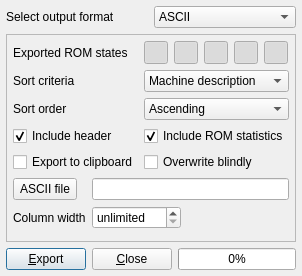
<?xml version="1.0" encoding="UTF-8"?>
<ui version="4.0">
 <author>R. Reucher</author>
 <class>ROMStatusExporter</class>
 <widget class="QDialog" name="ROMStatusExporter">
  <property name="geometry">
   <rect>
    <x>0</x>
    <y>0</y>
    <width>295</width>
    <height>276</height>
   </rect>
  </property>
  <property name="windowTitle">
   <string>ROM status export</string>
  </property>
  <layout class="QGridLayout" name="gridLayout_5">
   <item row="0" column="0">
    <layout class="QHBoxLayout" name="horizontalLayout_2">
     <item>
      <widget class="QLabel" name="labelOutputFormat">
       <property name="text">
        <string>Select output format</string>
       </property>
      </widget>
     </item>
     <item>
      <widget class="QComboBox" name="comboBoxOutputFormat">
       <property name="sizePolicy">
        <sizepolicy hsizetype="Preferred" vsizetype="Minimum">
         <horstretch>0</horstretch>
         <verstretch>0</verstretch>
        </sizepolicy>
       </property>
       <property name="toolTip">
        <string>Select output format</string>
       </property>
       <item>
        <property name="text">
         <string>ASCII</string>
        </property>
       </item>
       <item>
        <property name="text">
         <string>CSV</string>
        </property>
       </item>
       <item>
        <property name="text">
         <string>HTML</string>
        </property>
       </item>
      </widget>
     </item>
    </layout>
   </item>
   <item row="1" column="0">
    <widget class="QFrame" name="frameExportParams">
     <property name="frameShape">
      <enum>QFrame::StyledPanel</enum>
     </property>
     <layout class="QGridLayout" name="gridLayout_4">
      <item row="0" column="0">
       <widget class="QLabel" name="label">
        <property name="sizePolicy">
         <sizepolicy hsizetype="Minimum" vsizetype="Preferred">
          <horstretch>0</horstretch>
          <verstretch>0</verstretch>
         </sizepolicy>
        </property>
        <property name="text">
         <string>Exported ROM states</string>
        </property>
       </widget>
      </item>
      <item row="0" column="1">
       <layout class="QHBoxLayout" name="horizontalLayout_3">
        <item>
         <widget class="QToolButton" name="toolButtonExportC">
          <property name="toolTip">
           <string>Export ROM state C (correct)?</string>
          </property>
          <property name="icon">
           <iconset resource="qmc2.qrc">
            <normaloff>:/data/img/sphere_green.png</normaloff>:/data/img/sphere_green.png</iconset>
          </property>
          <property name="checkable">
           <bool>true</bool>
          </property>
          <property name="checked">
           <bool>true</bool>
          </property>
         </widget>
        </item>
        <item>
         <widget class="QToolButton" name="toolButtonExportM">
          <property name="toolTip">
           <string>Export ROM state M (mostly correct)?</string>
          </property>
          <property name="icon">
           <iconset resource="qmc2.qrc">
            <normaloff>:/data/img/sphere_yellowgreen.png</normaloff>:/data/img/sphere_yellowgreen.png</iconset>
          </property>
          <property name="checkable">
           <bool>true</bool>
          </property>
          <property name="checked">
           <bool>true</bool>
          </property>
         </widget>
        </item>
        <item>
         <widget class="QToolButton" name="toolButtonExportI">
          <property name="toolTip">
           <string>Export ROM state I (incorrect)?</string>
          </property>
          <property name="icon">
           <iconset resource="qmc2.qrc">
            <normaloff>:/data/img/sphere_red.png</normaloff>:/data/img/sphere_red.png</iconset>
          </property>
          <property name="checkable">
           <bool>true</bool>
          </property>
          <property name="checked">
           <bool>true</bool>
          </property>
         </widget>
        </item>
        <item>
         <widget class="QToolButton" name="toolButtonExportN">
          <property name="toolTip">
           <string>Export ROM state N (not found)?</string>
          </property>
          <property name="icon">
           <iconset resource="qmc2.qrc">
            <normaloff>:/data/img/sphere_grey.png</normaloff>:/data/img/sphere_grey.png</iconset>
          </property>
          <property name="checkable">
           <bool>true</bool>
          </property>
          <property name="checked">
           <bool>true</bool>
          </property>
         </widget>
        </item>
        <item>
         <widget class="QToolButton" name="toolButtonExportU">
          <property name="toolTip">
           <string>Export ROM state U (unknown)?</string>
          </property>
          <property name="icon">
           <iconset resource="qmc2.qrc">
            <normaloff>:/data/img/sphere_blue.png</normaloff>:/data/img/sphere_blue.png</iconset>
          </property>
          <property name="checkable">
           <bool>true</bool>
          </property>
          <property name="checked">
           <bool>true</bool>
          </property>
         </widget>
        </item>
        <item>
         <spacer name="horizontalSpacer_2">
          <property name="orientation">
           <enum>Qt::Horizontal</enum>
          </property>
          <property name="sizeHint" stdset="0">
           <size>
            <width>40</width>
            <height>20</height>
           </size>
          </property>
         </spacer>
        </item>
       </layout>
      </item>
      <item row="1" column="0">
       <widget class="QLabel" name="labelSortCriteria">
        <property name="text">
         <string>Sort criteria</string>
        </property>
       </widget>
      </item>
      <item row="1" column="1">
       <widget class="QComboBox" name="comboBoxSortCriteria">
        <property name="sizePolicy">
         <sizepolicy hsizetype="Preferred" vsizetype="Minimum">
          <horstretch>0</horstretch>
          <verstretch>0</verstretch>
         </sizepolicy>
        </property>
        <property name="toolTip">
         <string>Select sort criteria</string>
        </property>
        <item>
         <property name="text">
          <string>Machine description</string>
         </property>
        </item>
        <item>
         <property name="text">
          <string>ROM status</string>
         </property>
        </item>
        <item>
         <property name="text">
          <string>Year</string>
         </property>
        </item>
        <item>
         <property name="text">
          <string>Manufacturer</string>
         </property>
        </item>
        <item>
         <property name="text">
          <string>Machine name</string>
         </property>
        </item>
        <item>
         <property name="text">
          <string>ROM types</string>
         </property>
        </item>
        <item>
         <property name="text">
          <string>Players</string>
         </property>
        </item>
        <item>
         <property name="text">
          <string>Driver status</string>
         </property>
        </item>
       </widget>
      </item>
      <item row="2" column="0">
       <widget class="QLabel" name="labelSortOrder">
        <property name="text">
         <string>Sort order</string>
        </property>
       </widget>
      </item>
      <item row="2" column="1">
       <widget class="QComboBox" name="comboBoxSortOrder">
        <property name="sizePolicy">
         <sizepolicy hsizetype="Preferred" vsizetype="Minimum">
          <horstretch>0</horstretch>
          <verstretch>0</verstretch>
         </sizepolicy>
        </property>
        <property name="toolTip">
         <string>Select sort order</string>
        </property>
        <item>
         <property name="text">
          <string>Ascending</string>
         </property>
         <property name="icon">
          <iconset resource="qmc2.qrc">
           <normaloff>:/data/img/up_action.png</normaloff>:/data/img/up_action.png</iconset>
         </property>
        </item>
        <item>
         <property name="text">
          <string>Descending</string>
         </property>
         <property name="icon">
          <iconset resource="qmc2.qrc">
           <normaloff>:/data/img/down_action.png</normaloff>:/data/img/down_action.png</iconset>
         </property>
        </item>
       </widget>
      </item>
      <item row="3" column="0">
       <widget class="QCheckBox" name="checkBoxIncludeHeader">
        <property name="toolTip">
         <string>Include some header information in export</string>
        </property>
        <property name="text">
         <string>Include header</string>
        </property>
        <property name="checked">
         <bool>true</bool>
        </property>
       </widget>
      </item>
      <item row="3" column="1">
       <widget class="QCheckBox" name="checkBoxIncludeStatistics">
        <property name="toolTip">
         <string>Include statistical overview of the ROM state in export</string>
        </property>
        <property name="text">
         <string>Include ROM statistics</string>
        </property>
        <property name="checked">
         <bool>true</bool>
        </property>
       </widget>
      </item>
      <item row="4" column="0">
       <widget class="QCheckBox" name="checkBoxExportToClipboard">
        <property name="toolTip">
         <string>Export to the system clipboard instead of a file</string>
        </property>
        <property name="text">
         <string>Export to clipboard</string>
        </property>
        <property name="checked">
         <bool>false</bool>
        </property>
       </widget>
      </item>
      <item row="4" column="1">
       <widget class="QCheckBox" name="checkBoxOverwriteBlindly">
        <property name="toolTip">
         <string>Overwrite existing files without asking what to do</string>
        </property>
        <property name="text">
         <string>Overwrite blindly</string>
        </property>
        <property name="checked">
         <bool>false</bool>
        </property>
       </widget>
      </item>
      <item row="5" column="0" colspan="2">
       <widget class="QStackedWidget" name="stackedWidgetOutputParams">
        <property name="currentIndex">
         <number>0</number>
        </property>
        <widget class="QWidget" name="pageASCII">
         <layout class="QGridLayout" name="gridLayout_7">
          <property name="margin">
           <number>0</number>
          </property>
          <item row="0" column="0">
           <layout class="QGridLayout" name="gridLayout">
            <item row="0" column="0">
             <widget class="QToolButton" name="toolButtonBrowseASCIIFile">
              <property name="sizePolicy">
               <sizepolicy hsizetype="Fixed" vsizetype="Minimum">
                <horstretch>0</horstretch>
                <verstretch>0</verstretch>
               </sizepolicy>
              </property>
              <property name="toolTip">
               <string>Browse ASCII export file</string>
              </property>
              <property name="text">
               <string>ASCII file</string>
              </property>
              <property name="icon">
               <iconset resource="qmc2.qrc">
                <normaloff>:/data/img/fileopen.png</normaloff>:/data/img/fileopen.png</iconset>
              </property>
              <property name="toolButtonStyle">
               <enum>Qt::ToolButtonTextBesideIcon</enum>
              </property>
             </widget>
            </item>
            <item row="0" column="1" colspan="2">
             <widget class="QLineEdit" name="lineEditASCIIFile">
              <property name="sizePolicy">
               <sizepolicy hsizetype="Expanding" vsizetype="Minimum">
                <horstretch>0</horstretch>
                <verstretch>0</verstretch>
               </sizepolicy>
              </property>
              <property name="toolTip">
               <string>ASCII export file</string>
              </property>
             </widget>
            </item>
            <item row="1" column="0">
             <widget class="QLabel" name="labelASCIIColumnWidth">
              <property name="text">
               <string>Column width</string>
              </property>
             </widget>
            </item>
            <item row="2" column="0" colspan="3">
             <spacer name="verticalSpacer">
              <property name="orientation">
               <enum>Qt::Vertical</enum>
              </property>
              <property name="sizeHint" stdset="0">
               <size>
                <width>20</width>
                <height>26</height>
               </size>
              </property>
             </spacer>
            </item>
            <item row="1" column="1" colspan="2">
             <layout class="QHBoxLayout" name="horizontalLayout_4">
              <item>
               <widget class="QSpinBox" name="spinBoxASCIIColumnWidth">
                <property name="enabled">
                 <bool>true</bool>
                </property>
                <property name="sizePolicy">
                 <sizepolicy hsizetype="MinimumExpanding" vsizetype="Fixed">
                  <horstretch>0</horstretch>
                  <verstretch>0</verstretch>
                 </sizepolicy>
                </property>
                <property name="toolTip">
                 <string>Maximum column width for ASCII export (0 = unlimited)</string>
                </property>
                <property name="specialValueText">
                 <string>unlimited</string>
                </property>
                <property name="maximum">
                 <number>99999</number>
                </property>
                <property name="value">
                 <number>0</number>
                </property>
               </widget>
              </item>
              <item>
               <spacer name="horizontalSpacer_5">
                <property name="orientation">
                 <enum>Qt::Horizontal</enum>
                </property>
                <property name="sizeHint" stdset="0">
                 <size>
                  <width>108</width>
                  <height>19</height>
                 </size>
                </property>
               </spacer>
              </item>
             </layout>
            </item>
           </layout>
          </item>
         </layout>
        </widget>
        <widget class="QWidget" name="pageCSV">
         <layout class="QGridLayout" name="gridLayout_6">
          <property name="margin">
           <number>0</number>
          </property>
          <item row="0" column="0">
           <layout class="QGridLayout" name="gridLayout_2">
            <item row="0" column="0">
             <widget class="QToolButton" name="toolButtonBrowseCSVFile">
              <property name="sizePolicy">
               <sizepolicy hsizetype="Fixed" vsizetype="Minimum">
                <horstretch>0</horstretch>
                <verstretch>0</verstretch>
               </sizepolicy>
              </property>
              <property name="toolTip">
               <string>Browse CSV export file</string>
              </property>
              <property name="text">
               <string>CSV file</string>
              </property>
              <property name="icon">
               <iconset resource="qmc2.qrc">
                <normaloff>:/data/img/fileopen.png</normaloff>:/data/img/fileopen.png</iconset>
              </property>
              <property name="toolButtonStyle">
               <enum>Qt::ToolButtonTextBesideIcon</enum>
              </property>
             </widget>
            </item>
            <item row="0" column="1" colspan="5">
             <widget class="QLineEdit" name="lineEditCSVFile">
              <property name="sizePolicy">
               <sizepolicy hsizetype="Expanding" vsizetype="Minimum">
                <horstretch>0</horstretch>
                <verstretch>0</verstretch>
               </sizepolicy>
              </property>
              <property name="toolTip">
               <string>CSV export file</string>
              </property>
             </widget>
            </item>
            <item row="1" column="0">
             <widget class="QLabel" name="labelCSVSeparator">
              <property name="text">
               <string>Separator</string>
              </property>
             </widget>
            </item>
            <item row="2" column="0" colspan="6">
             <spacer name="verticalSpacer_2">
              <property name="orientation">
               <enum>Qt::Vertical</enum>
              </property>
              <property name="sizeHint" stdset="0">
               <size>
                <width>17</width>
                <height>63</height>
               </size>
              </property>
             </spacer>
            </item>
            <item row="1" column="1">
             <widget class="QLineEdit" name="lineEditCSVSeparator">
              <property name="enabled">
               <bool>true</bool>
              </property>
              <property name="sizePolicy">
               <sizepolicy hsizetype="Maximum" vsizetype="Fixed">
                <horstretch>0</horstretch>
                <verstretch>0</verstretch>
               </sizepolicy>
              </property>
              <property name="minimumSize">
               <size>
                <width>30</width>
                <height>0</height>
               </size>
              </property>
              <property name="maximumSize">
               <size>
                <width>30</width>
                <height>16777215</height>
               </size>
              </property>
              <property name="toolTip">
               <string>Field separator for CSV export</string>
              </property>
              <property name="text">
               <string>;</string>
              </property>
              <property name="maxLength">
               <number>1</number>
              </property>
              <property name="alignment">
               <set>Qt::AlignHCenter</set>
              </property>
             </widget>
            </item>
            <item row="1" column="3">
             <widget class="QLabel" name="labelCSVDelimiter">
              <property name="text">
               <string>Delimiter</string>
              </property>
             </widget>
            </item>
            <item row="1" column="4">
             <widget class="QLineEdit" name="lineEditCSVDelimiter">
              <property name="enabled">
               <bool>true</bool>
              </property>
              <property name="sizePolicy">
               <sizepolicy hsizetype="Maximum" vsizetype="Fixed">
                <horstretch>0</horstretch>
                <verstretch>0</verstretch>
               </sizepolicy>
              </property>
              <property name="minimumSize">
               <size>
                <width>30</width>
                <height>0</height>
               </size>
              </property>
              <property name="maximumSize">
               <size>
                <width>30</width>
                <height>16777215</height>
               </size>
              </property>
              <property name="toolTip">
               <string>Text delimiter for CSV export</string>
              </property>
              <property name="text">
               <string>&quot;</string>
              </property>
              <property name="maxLength">
               <number>1</number>
              </property>
              <property name="alignment">
               <set>Qt::AlignHCenter</set>
              </property>
             </widget>
            </item>
            <item row="1" column="2">
             <spacer name="horizontalSpacer">
              <property name="orientation">
               <enum>Qt::Horizontal</enum>
              </property>
              <property name="sizeHint" stdset="0">
               <size>
                <width>0</width>
                <height>20</height>
               </size>
              </property>
             </spacer>
            </item>
            <item row="1" column="5">
             <spacer name="horizontalSpacer_3">
              <property name="orientation">
               <enum>Qt::Horizontal</enum>
              </property>
              <property name="sizeHint" stdset="0">
               <size>
                <width>0</width>
                <height>20</height>
               </size>
              </property>
             </spacer>
            </item>
           </layout>
          </item>
         </layout>
        </widget>
        <widget class="QWidget" name="pageHTML">
         <layout class="QGridLayout" name="gridLayout_8">
          <property name="margin">
           <number>0</number>
          </property>
          <item row="0" column="0">
           <layout class="QGridLayout" name="gridLayout_3">
            <item row="0" column="0">
             <widget class="QToolButton" name="toolButtonBrowseHTMLFile">
              <property name="sizePolicy">
               <sizepolicy hsizetype="Fixed" vsizetype="Minimum">
                <horstretch>0</horstretch>
                <verstretch>0</verstretch>
               </sizepolicy>
              </property>
              <property name="toolTip">
               <string>Browse HTML export file</string>
              </property>
              <property name="text">
               <string>HTML file</string>
              </property>
              <property name="icon">
               <iconset resource="qmc2.qrc">
                <normaloff>:/data/img/fileopen.png</normaloff>:/data/img/fileopen.png</iconset>
              </property>
              <property name="toolButtonStyle">
               <enum>Qt::ToolButtonTextBesideIcon</enum>
              </property>
             </widget>
            </item>
            <item row="0" column="1" colspan="2">
             <widget class="QLineEdit" name="lineEditHTMLFile">
              <property name="sizePolicy">
               <sizepolicy hsizetype="Expanding" vsizetype="Minimum">
                <horstretch>0</horstretch>
                <verstretch>0</verstretch>
               </sizepolicy>
              </property>
              <property name="toolTip">
               <string>HTML export file</string>
              </property>
             </widget>
            </item>
            <item row="1" column="0">
             <widget class="QLabel" name="labelHTMLBorderWidth">
              <property name="text">
               <string>Border width</string>
              </property>
             </widget>
            </item>
            <item row="2" column="0" colspan="3">
             <spacer name="verticalSpacer_3">
              <property name="orientation">
               <enum>Qt::Vertical</enum>
              </property>
              <property name="sizeHint" stdset="0">
               <size>
                <width>20</width>
                <height>53</height>
               </size>
              </property>
             </spacer>
            </item>
            <item row="1" column="1" colspan="2">
             <layout class="QHBoxLayout" name="horizontalLayout_5">
              <item>
               <widget class="QSpinBox" name="spinBoxHTMLBorderWidth">
                <property name="enabled">
                 <bool>true</bool>
                </property>
                <property name="sizePolicy">
                 <sizepolicy hsizetype="MinimumExpanding" vsizetype="Fixed">
                  <horstretch>0</horstretch>
                  <verstretch>0</verstretch>
                 </sizepolicy>
                </property>
                <property name="toolTip">
                 <string>Border line width for tables (0 = no border)</string>
                </property>
                <property name="maximum">
                 <number>99</number>
                </property>
                <property name="value">
                 <number>1</number>
                </property>
               </widget>
              </item>
              <item>
               <spacer name="horizontalSpacer_4">
                <property name="orientation">
                 <enum>Qt::Horizontal</enum>
                </property>
                <property name="sizeHint" stdset="0">
                 <size>
                  <width>127</width>
                  <height>19</height>
                 </size>
                </property>
               </spacer>
              </item>
             </layout>
            </item>
           </layout>
          </item>
         </layout>
        </widget>
       </widget>
      </item>
     </layout>
    </widget>
   </item>
   <item row="2" column="0">
    <layout class="QHBoxLayout" name="horizontalLayout">
     <item>
      <widget class="QPushButton" name="pushButtonExport">
       <property name="toolTip">
        <string>Export now!</string>
       </property>
       <property name="text">
        <string>&amp;Export</string>
       </property>
       <property name="icon">
        <iconset resource="qmc2.qrc">
         <normaloff>:/data/img/filesaveas.png</normaloff>:/data/img/filesaveas.png</iconset>
       </property>
      </widget>
     </item>
     <item>
      <widget class="QPushButton" name="pushButtonClose">
       <property name="toolTip">
        <string>Close ROM status export</string>
       </property>
       <property name="text">
        <string>&amp;Close</string>
       </property>
       <property name="icon">
        <iconset resource="qmc2.qrc">
         <normaloff>:/data/img/yes.png</normaloff>:/data/img/yes.png</iconset>
       </property>
      </widget>
     </item>
     <item>
      <widget class="QProgressBar" name="progressBarExport">
       <property name="toolTip">
        <string>Export progress indicator</string>
       </property>
       <property name="value">
        <number>0</number>
       </property>
       <property name="format">
        <string>%p%</string>
       </property>
      </widget>
     </item>
    </layout>
   </item>
  </layout>
 </widget>
 <layoutdefault spacing="6" margin="6"/>
 <tabstops>
  <tabstop>comboBoxOutputFormat</tabstop>
  <tabstop>toolButtonExportC</tabstop>
  <tabstop>toolButtonExportM</tabstop>
  <tabstop>toolButtonExportI</tabstop>
  <tabstop>toolButtonExportN</tabstop>
  <tabstop>toolButtonExportU</tabstop>
  <tabstop>comboBoxSortCriteria</tabstop>
  <tabstop>comboBoxSortOrder</tabstop>
  <tabstop>checkBoxIncludeHeader</tabstop>
  <tabstop>checkBoxIncludeStatistics</tabstop>
  <tabstop>checkBoxExportToClipboard</tabstop>
  <tabstop>checkBoxOverwriteBlindly</tabstop>
  <tabstop>toolButtonBrowseASCIIFile</tabstop>
  <tabstop>lineEditASCIIFile</tabstop>
  <tabstop>spinBoxASCIIColumnWidth</tabstop>
  <tabstop>toolButtonBrowseCSVFile</tabstop>
  <tabstop>lineEditCSVFile</tabstop>
  <tabstop>lineEditCSVSeparator</tabstop>
  <tabstop>lineEditCSVDelimiter</tabstop>
  <tabstop>toolButtonBrowseHTMLFile</tabstop>
  <tabstop>lineEditHTMLFile</tabstop>
  <tabstop>spinBoxHTMLBorderWidth</tabstop>
  <tabstop>pushButtonExport</tabstop>
  <tabstop>pushButtonClose</tabstop>
 </tabstops>
 <resources>
  <include location="qmc2.qrc"/>
 </resources>
 <connections>
  <connection>
   <sender>pushButtonClose</sender>
   <signal>clicked()</signal>
   <receiver>ROMStatusExporter</receiver>
   <slot>reject()</slot>
   <hints>
    <hint type="sourcelabel">
     <x>84</x>
     <y>279</y>
    </hint>
    <hint type="destinationlabel">
     <x>327</x>
     <y>289</y>
    </hint>
   </hints>
  </connection>
  <connection>
   <sender>checkBoxExportToClipboard</sender>
   <signal>toggled(bool)</signal>
   <receiver>toolButtonBrowseASCIIFile</receiver>
   <slot>setDisabled(bool)</slot>
   <hints>
    <hint type="sourcelabel">
     <x>53</x>
     <y>120</y>
    </hint>
    <hint type="destinationlabel">
     <x>67</x>
     <y>146</y>
    </hint>
   </hints>
  </connection>
  <connection>
   <sender>checkBoxExportToClipboard</sender>
   <signal>toggled(bool)</signal>
   <receiver>lineEditASCIIFile</receiver>
   <slot>setDisabled(bool)</slot>
   <hints>
    <hint type="sourcelabel">
     <x>144</x>
     <y>129</y>
    </hint>
    <hint type="destinationlabel">
     <x>177</x>
     <y>150</y>
    </hint>
   </hints>
  </connection>
  <connection>
   <sender>checkBoxExportToClipboard</sender>
   <signal>toggled(bool)</signal>
   <receiver>toolButtonBrowseCSVFile</receiver>
   <slot>setDisabled(bool)</slot>
   <hints>
    <hint type="sourcelabel">
     <x>67</x>
     <y>123</y>
    </hint>
    <hint type="destinationlabel">
     <x>72</x>
     <y>143</y>
    </hint>
   </hints>
  </connection>
  <connection>
   <sender>checkBoxExportToClipboard</sender>
   <signal>toggled(bool)</signal>
   <receiver>lineEditCSVFile</receiver>
   <slot>setDisabled(bool)</slot>
   <hints>
    <hint type="sourcelabel">
     <x>144</x>
     <y>121</y>
    </hint>
    <hint type="destinationlabel">
     <x>148</x>
     <y>150</y>
    </hint>
   </hints>
  </connection>
  <connection>
   <sender>checkBoxExportToClipboard</sender>
   <signal>toggled(bool)</signal>
   <receiver>checkBoxOverwriteBlindly</receiver>
   <slot>setDisabled(bool)</slot>
   <hints>
    <hint type="sourcelabel">
     <x>100</x>
     <y>120</y>
    </hint>
    <hint type="destinationlabel">
     <x>187</x>
     <y>120</y>
    </hint>
   </hints>
  </connection>
  <connection>
   <sender>checkBoxExportToClipboard</sender>
   <signal>toggled(bool)</signal>
   <receiver>toolButtonBrowseHTMLFile</receiver>
   <slot>setDisabled(bool)</slot>
   <hints>
    <hint type="sourcelabel">
     <x>55</x>
     <y>127</y>
    </hint>
    <hint type="destinationlabel">
     <x>60</x>
     <y>149</y>
    </hint>
   </hints>
  </connection>
  <connection>
   <sender>checkBoxExportToClipboard</sender>
   <signal>toggled(bool)</signal>
   <receiver>lineEditHTMLFile</receiver>
   <slot>setDisabled(bool)</slot>
   <hints>
    <hint type="sourcelabel">
     <x>43</x>
     <y>127</y>
    </hint>
    <hint type="destinationlabel">
     <x>149</x>
     <y>146</y>
    </hint>
   </hints>
  </connection>
 </connections>
</ui>
